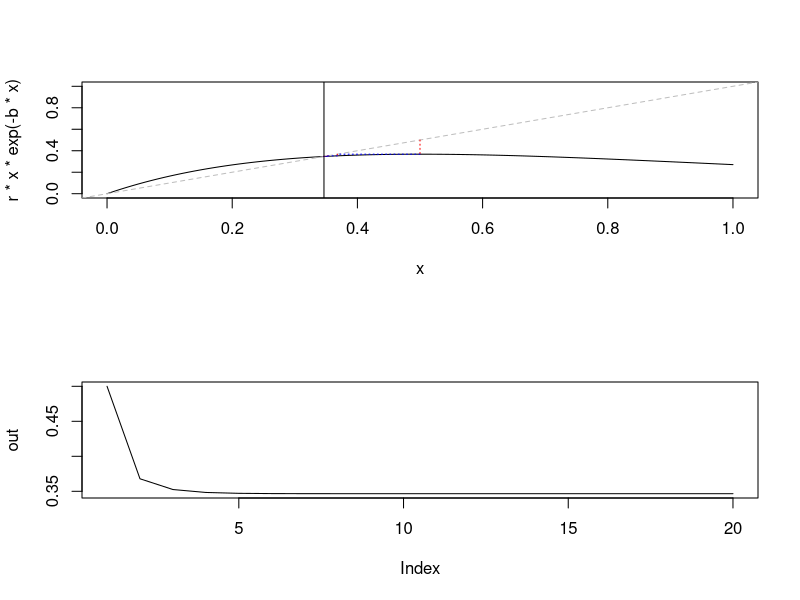

Write R code to recreate this figure.
############################################################
## Draw cobweb diagrams
############################################################
cobweb <- function(expr,start,N=50,
                   scol="black",slty=3,slwd=1,
                   svcol=scol,
                   rcol="gray",rlty=2,
                   add=FALSE,
                   interact=FALSE,
                   ylab=NULL,from,to,
                   xlim,ylim, ...) {
  ## magic taken from curve()
  sexpr <- substitute(expr)
  if (is.name(sexpr)) {
    fcall <- paste(sexpr, "(x)")
    expr <- parse(text = fcall)
    if (is.null(ylab)) 
      ylab <- fcall
  }
  else {
    if (!(is.call(sexpr) && match("x", all.vars(sexpr), nomatch = 0L))) 
      stop("'expr' must be a function or an expression containing 'x'")
    expr <- sexpr
    if (is.null(ylab)) 
      ylab <- deparse(sexpr)
  }
  x <- numeric(N)
  x[1] <- start
  for (i in 2:N) {
    x[i] <- eval(expr,envir=list(x=x[i-1]))
  }
  if (!add) {
    if (missing(from)) {
      if (!missing(xlim)) from <- xlim[1]
      else from <- min(x)
    }
    if (missing(to)) {
      if (!missing(xlim)) to <- xlim[2]
      else to <- max(x)
    }
    eval(substitute(curve(expr,from=from,to=to,xlim=xlim,ylim=ylim,...)))
    abline(a=0,b=1,lty=rlty,col=rcol)
  }
  for (i in 2:N) {
    segments(c(x[i-1],x[i-1]),
             c(x[i-1],x[i]),
             c(x[i-1],x[i]),
             c(x[i],x[i]),col=c(svcol,scol),lty=slty,lwd=slwd)
    if (interact) scan(n=1)
  }
  invisible(x)
}


############################################################
## Example
############################################################
r <- 2
b <- r
(x0 <- log(r)/b)
par(mfrow = c(2, 1))
out <- cobweb(r*x*exp(-b*x), start = 0.5, N = 20, ylim = c(0,1), from=0,to=1,
       scol="blue",svcol="red",interact=FALSE)
abline(v = x0)
plot(out, type = 'l')
